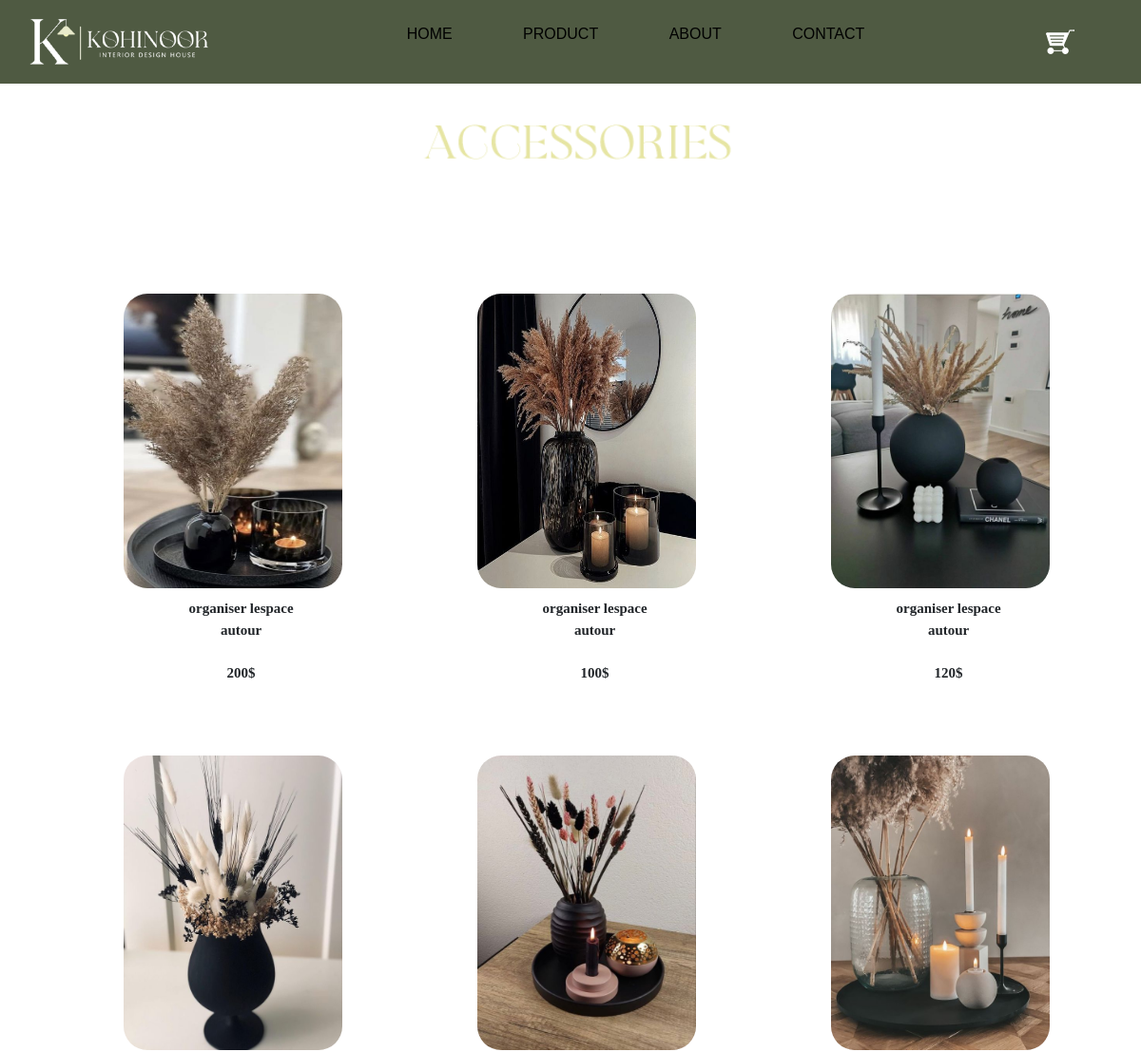
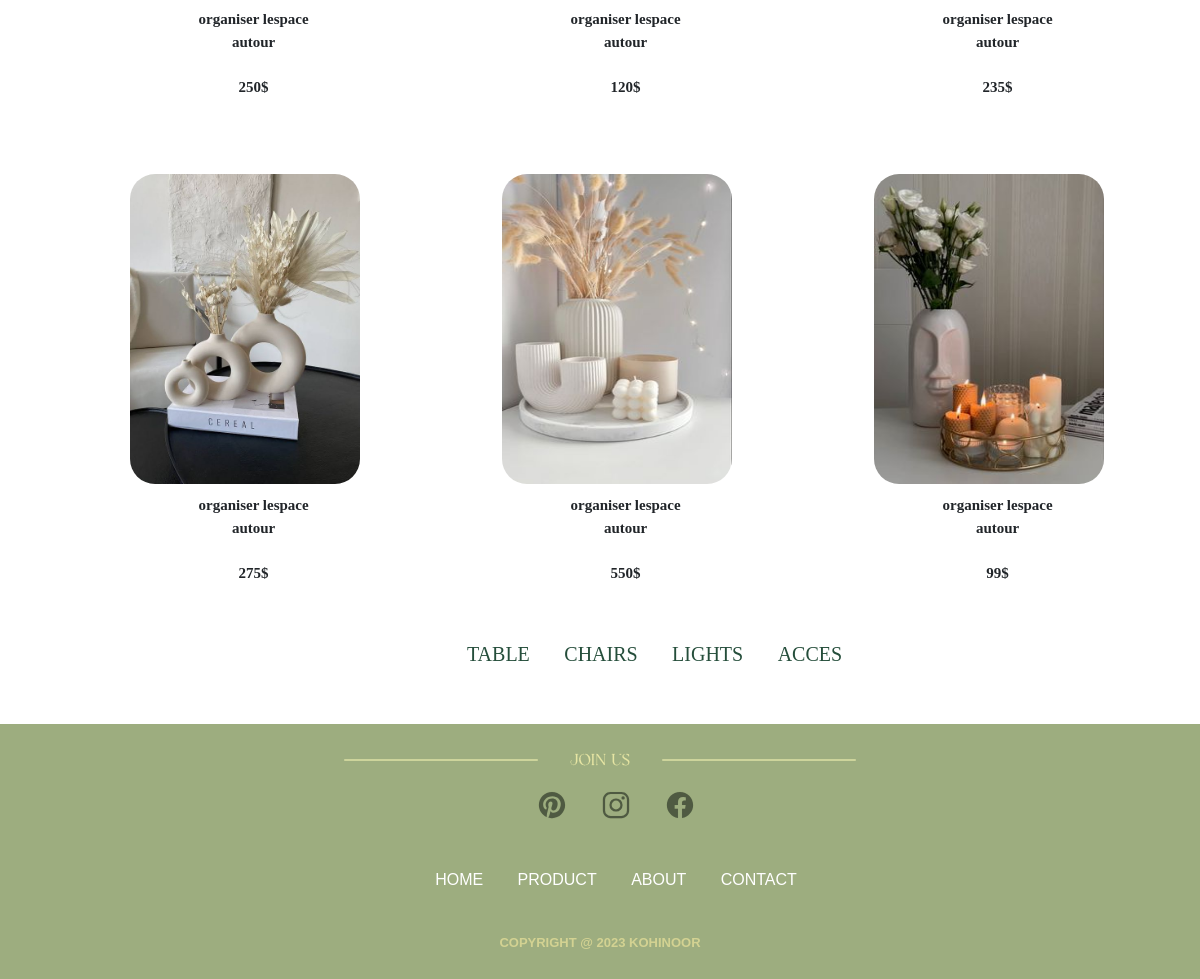
Page /acces.php on the committed database (2 pictures, top to bottom).
### tables this page shows
CREATE TABLE `acces` (
  `id` int(255) NOT NULL,
  `img` varchar(255) NOT NULL,
  `categorie` varchar(255) NOT NULL,
  `name` varchar(255) NOT NULL,
  `description` varchar(255) NOT NULL,
  `Qte` varchar(255) NOT NULL,
  `prix` varchar(255) NOT NULL,
  `remise` varchar(255) NOT NULL,
  `date` date NOT NULL
);

### acces.php (the view, shortened to what this page needs)
<?php
@include('connexion.php');
$query = "SELECT * FROM acces";
$result = mysqli_query($conn, $query);
?>
<!DOCTYPE html>
<html lang="en">
<head>
    <?php @include_once('header.php'); ?>
</head>
<body>
    <div>
        <?php @include_once('navbar.php'); ?>
    </div>
    <div>
        <img src="images/accces.png" class="product">
    </div>
<div class="product-img">
    <div class="container">
        <div class="row">
    <?php
    if ($result) {
        $count = 0;
        while ($row = mysqli_fetch_assoc($result)) {
            if ($count % 3 == 0) {
                echo '<div class="row">';
            }
            echo '<div class="col-sm-4">';
            echo '<a href=""><img src="images/'. $row['img'] . '" alt=""></a>';
            echo '<p class="par">' . $row['description'] . '<br><br>' . $row['prix'] . '</p>';
            echo '</div>';
            $count++;
            if ($count % 3 == 0) {
                echo '</div>';
            }
        }
    }
    ?>
    </div>
</div>
</div>
<br>
    <div class="menu-product">
        <ul class="menu">
            <li><a href="tables.php">TABLE</a></li>
            <li><a href="chairs.php">CHAIRS</a></li>
            <li><a href="lights.php">LIGHTS</a></li>
            <li><a href="acces.php">ACCES</a></li>
            <br>
            <br>
        </ul>
    </div>
</body>
<?php @include_once('footer.php'); ?>
</html>

### style.css (style rules this page uses)
* { margin: 0; padding: 0; box-sizing: border-box; font-family: sans-serif ; }
a { color: #4f5a42; text-decoration: none; }
.product { width: 350px; margin-left: 36%; margin-top: 25px; }
p { margin-top: 10px; font-size: 11px; font-weight: bold; display: inline-block; }
.container { margin-top: 60px; display: flex; justify-content: center; align-content: center; }
.product-img { display: flex; }
.product-img img { width: 230px; height: 310px; border-radius:25px; margin-left: 160px; margin-top: 60px; }
.menu li { display: inline-block; margin: 15px; }
.menu a { color:#254e3b; font-family: Georgia, 'Times New Roman', Times, serif; font-size: 20px; }
.menu-product { margin-left: 35%; }

### acces.php (style rules this page uses)
.par { margin-inline-start:63%; text-align: center; font-size: 15px; font-family: cursive; }
.product-img { margin-left: -12%; }

### rows in the picture
acces: img (picture), description "organiser lespace autour", prix "200$"
acces: img (picture), description "organiser lespace autour", prix "100$"
acces: img (picture), description "organiser lespace autour", prix "120$"
acces: img (picture), description "organiser lespace autour", prix "250$"
acces: img (picture), description "organiser lespace autour", prix "120$"
acces: img (picture), description "organiser lespace autour", prix "235$"
acces: img (picture), description "organiser lespace autour", prix "275$"
acces: img (picture), description "organiser lespace autour", prix "550$"
acces: img (picture), description "organiser lespace autour", prix "99$"
